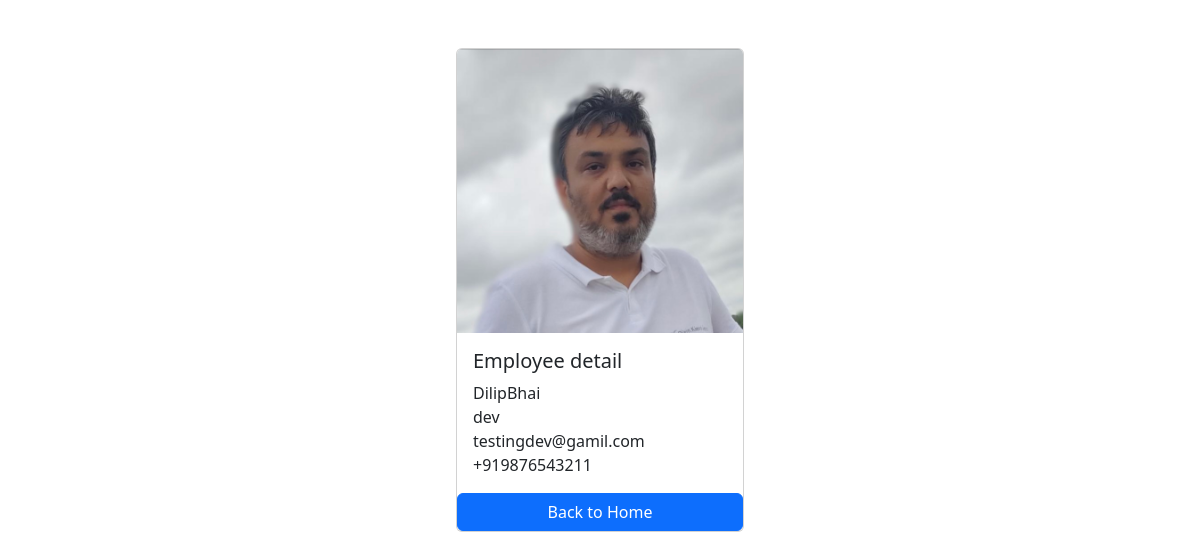
Screenshot of /employees/2/ with the database file from the repository.
### employees/models.py (models this page shows, shortened)
class Employee(models.Model):
    first_name = models.CharField(max_length=100)
    last_name=models.CharField(max_length=100)
    photo = models.ImageField(upload_to='images')
    designation = models.CharField(max_length=100)
    emai_adress = models.EmailField(max_length=254, unique = True)
    phone_number = models.CharField(
        max_length=13, blank=True,
        validators=[RegexValidator(
            r'^(\+\d{1,2}|\d{1,2})\s?\d{3}\)?[\d\- ]{0,10}$')])
    created_at = models.DateTimeField(auto_now_add = True)
    update_at = models.DateField(auto_now = True)

### employees/views.py (the view)
# urls.py: path('<int:pk>/',views.employees_detail, name='employee_detail'),
def employees_detail(request, pk):
    employee = get_object_or_404(Employee, pk=pk)
    context={
        'employee':employee
    }
    return render(request, 'employee_detail.html',context)

### templates/employee_detail.html (shortened to what this page needs)
{% load static %}
<!DOCTYPE html>
<html lang="en">
<head>
  <link href="https://cdn.jsdelivr.net/npm/bootstrap@5.3.1/dist/css/bootstrap.min.css" rel="stylesheet">
  <link rel="stylesheet" href="{% static 'css/style.css' %}">
</head>
<body>
  <div class="container pt-5">
        <div class="card mx-auto" style="width: 18rem;">
        <img class="card-img-top" src="{{ employee.photo.url }}" alt="Employee Photo">
        <div class="card-body">
          <h5 class="card-title">Employee detail</h5>
          <p class="card-tex m-0">{{employee.first_name}}{{employee.last_name}}</p>
          <p class="card-tex m-0">{{employee.designation}}</p>
          <p class="card-tex m-0">{{employee.emai_adress}}</p>
          <p class="card-tex m-0">{{employee.phone_number}}</p>
        </div>
        <a href="{% url 'home'%}" class="btn btn-primary">Back to Home</a>
        </div>
  </div>
</body>
</html>

### myemployees/static/css/style.css (style rules this page uses)
body { background-image: url("../images/red_moon.jpg"); background-repeat: no-repeat; background-size: 100%; }

### rows the page displays
Employee: photo (picture), first_name "Dilip", last_name "Bhai", designation "dev", emai_adress "testingdev@gamil.com", phone_number "+919876543211"
